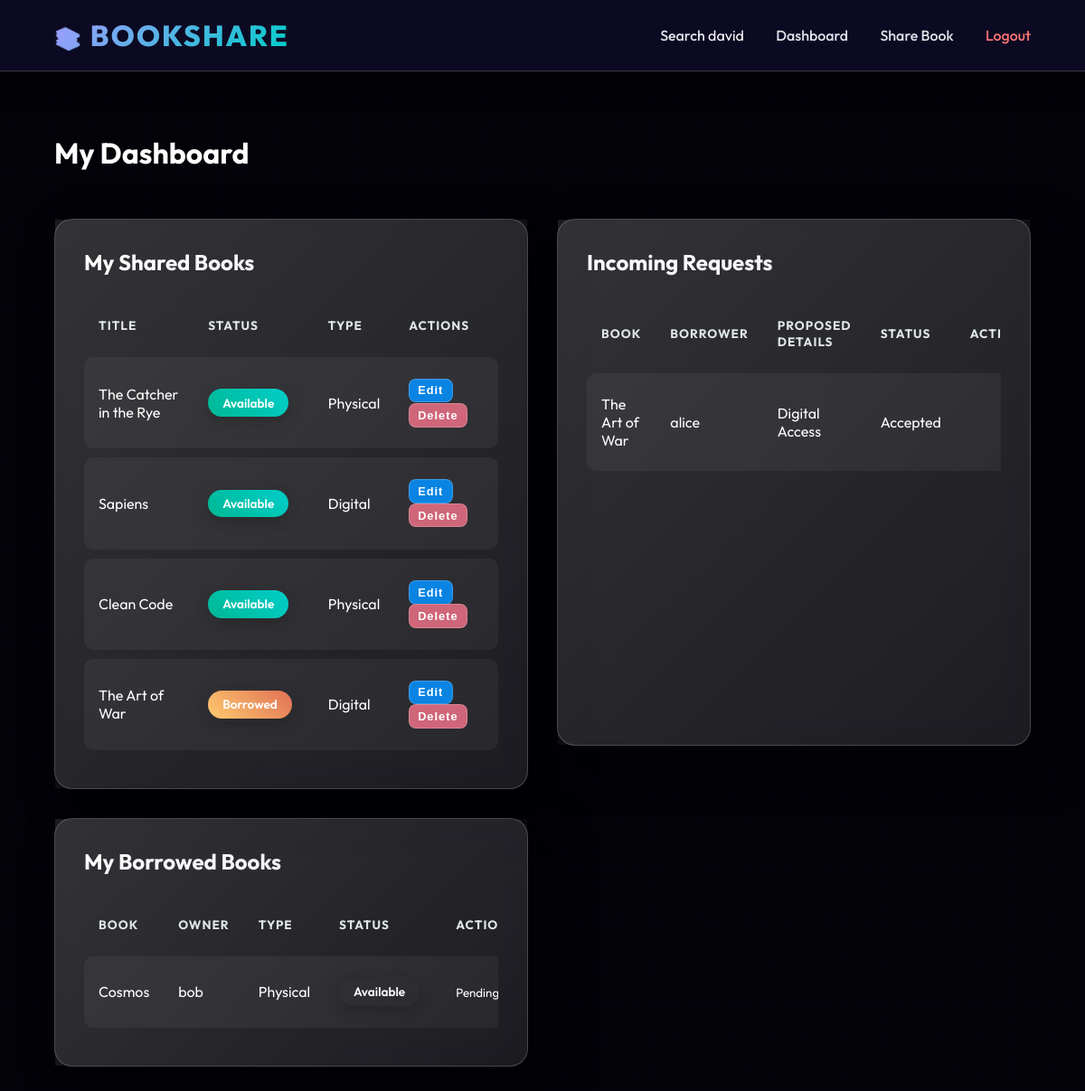
The app's page /dashboard (signed in) with its own data.
### models.py (models this page shows, shortened)
class User(UserMixin, db.Model):
    id = db.Column(db.Integer, primary_key=True)
    username = db.Column(db.String(80), unique=True, nullable=False)
    email = db.Column(db.String(120), unique=True, nullable=False)
    password_hash = db.Column(db.String(128))
    role = db.Column(db.String(20), nullable=False, default='Member') # Member or Admin
    is_blocked = db.Column(db.Boolean, default=False)

class Book(db.Model):
    id = db.Column(db.Integer, primary_key=True)
    title = db.Column(db.String(200), nullable=False)
    author = db.Column(db.String(200), nullable=False)
    category = db.Column(db.String(100), nullable=False)
    type = db.Column(db.String(20), nullable=False) # Physical or Digital
    location = db.Column(db.String(200), nullable=True) # New: Physical availability notes
    description = db.Column(db.Text, nullable=True) # New: Book description
    file_link = db.Column(db.String(500), nullable=True) # Link to digital resource
    filename = db.Column(db.String(500), nullable=True) # Uploaded file path
    likes = db.Column(db.Integer, default=0) # New Interactive Feature
    status = db.Column(db.String(20), default='Available') # Available, Borrowed, Returned
    is_deleted = db.Column(db.Boolean, default=False) # Soft delete flag
    owner_id = db.Column(db.Integer, db.ForeignKey('user.id'), nullable=False)
    owner = db.relationship('User', backref=db.backref('books', lazy=True))

class BorrowRequest(db.Model):
    id = db.Column(db.Integer, primary_key=True)
    book_id = db.Column(db.Integer, db.ForeignKey('book.id'), nullable=False)
    borrower_id = db.Column(db.Integer, db.ForeignKey('user.id'), nullable=False)
    proposed_date = db.Column(db.String(20))
    proposed_time = db.Column(db.String(20))
    proposed_location = db.Column(db.String(200))
    request_status = db.Column(db.String(20), default='Pending') # Pending, Accepted, Rejected
    book = db.relationship('Book', backref=db.backref('requests', lazy=True))
    borrower = db.relationship('User', backref=db.backref('borrow_requests', lazy=True))

### app.py (the view)
@app.route('/dashboard')
@login_required
def dashboard():
    if current_user.role == 'Admin':
        return redirect(url_for('admin_dashboard'))
    my_books = Book.query.filter_by(owner=current_user, is_deleted=False).all()
    borrowed_requests = BorrowRequest.query.filter_by(borrower=current_user).all()
    received_requests = BorrowRequest.query.join(Book).filter(Book.owner == current_user, Book.is_deleted == False).all()
    return render_template('dashboard.html', my_books=my_books, borrowed_requests=borrowed_requests, received_requests=received_requests)

### app.py (called while the page is built)
@login_manager.user_loader
def load_user(user_id):
    return User.query.get(int(user_id))
    db.create_all()

### templates/dashboard.html (shortened to what this page needs)
{% extends 'base.html' %}
{% block body_class %}page-dashboard{% endblock %}
{% block content %}
<h1>My Dashboard</h1>
<div class="grid">
    <div class="card" data-tilt style="transform-style: preserve-3d; margin-bottom: 0;">
        <h2 style="transform: translateZ(30px);">My Shared Books</h2>
        {% if my_books %}
        <div style="overflow-x: auto; transform: translateZ(20px);">
            <table>
                <thead>
                    <tr>
                        <th>Title</th>
                        <th>Status</th>
                        <th>Type</th>
                        <th>Actions</th>
                    </tr>
                </thead>
                <tbody>
                    {% for book in my_books %}
                    <tr style="transform: translateZ(10px);">
                        <td>{{ book.title }}</td>
                        <td>
                            <span class="badge {{ book.status|lower }}">{{ book.status }}</span>
                        </td>
                        <td>{{ book.type }}</td>
                        <td>
                            <a href="{{ url_for('edit_book', id=book.id) }}" style="text-decoration: none;">
                                <button class="btn-small"
                                    style="background: #0984e3; padding: 0.3rem 0.6rem; font-size: 0.8rem; width: auto; display: inline-block;">Edit</button>
                            </a>
                            <form method="POST" action="{{ url_for('delete_book', id=book.id) }}"
                                style="display:inline;" onsubmit="return confirm('Are you sure?');">
                                <button type="submit" class="btn-small"
                                    style="background: #cf6679; padding: 0.3rem 0.6rem; font-size: 0.8rem; width: auto;">Delete</button>
                            </form>
                        </td>
                    </tr>
                    {% endfor %}
                </tbody>
            </table>
        </div>
        {% else %}
        <p style="color: var(--text-muted);">You haven't shared any books yet.</p>
        {% endif %}
    </div>
    <div class="card" data-tilt style="transform-style: preserve-3d; margin-bottom: 3rem;">
        <h2 style="transform: translateZ(30px);">Incoming Requests</h2>
        {% if received_requests %}
        <div style="overflow-x: auto; transform: translateZ(20px);">
            <table>
                <thead>
                    <tr>
                        <th>Book</th>
                        <th>Borrower</th>
                        <th>Proposed Details</th>
                        <th>Status</th>
                        <th>Actions</th>
                    </tr>
                </thead>
                <tbody>
                    {% for req in received_requests %}
                    <tr>
                        <td>{{ req.book.title }}</td>
                        <td>{{ req.borrower.username }}</td>
                        <td>
                            {% if req.book.type == 'Physical' %}
                            <small>📅 {{ req.proposed_date }} <br> 🕒 {{ req.proposed_time }} <br> 📍 {{
                                req.proposed_location }}</small>
                            {% else %}
                            Digital Access
                            {% endif %}
                        </td>
                        <td>{{ req.request_status }}</td>
                        <td>
                        </td>
                    </tr>
                    {% endfor %}
                </tbody>
            </table>
        </div>
        {% else %}
        <p style="color: var(--text-muted);">No incoming requests.</p>
        {% endif %}
    </div>
    <div class="card" data-tilt style="transform-style: preserve-3d;">
        <h2 style="transform: translateZ(30px);">My Borrowed Books</h2>
        {% if borrowed_requests %}
        <div style="overflow-x: auto; transform: translateZ(20px);">
            <table>
                <thead>
                    <tr>
                        <th>Book</th>
                        <th>Owner</th>
                        <th>Type</th>
                        <th>Status</th>
                        <th>Action</th>
                    </tr>
                </thead>
                <tbody>
                    {% for req in borrowed_requests %}
                    <tr>
                        <td>{{ req.book.title }}</td>
                        <td>{{ req.book.owner.username }}</td>
                        <td>{{ req.book.type }}</td>
                        <td>
                            <span
                                class="badge {% if req.book.status == 'Borrowed' %}borrowed{% elif req.book.status == 'Returned' %}available{% endif %}">{{
                                req.book.status }}</span>
                        </td>
                        <td>
                            {% if req.book.type == 'Digital' and req.book.status == 'Borrowed' %}
                            {% if req.book.file_link %}
                            <a href="{{ req.book.file_link }}" target="_blank" class="btn-small"
                                style="text-decoration: none; background: #0984e3; color: white; display:inline-block; margin-right: 0.5rem;">Download
                                Link</a>
                            {% endif %}
                            {% if req.book.filename %}
                            <a href="{{ url_for('static', filename='uploads/' + req.book.filename) }}" target="_blank"
                                class="btn-small"
                                style="text-decoration: none; background: #0984e3; color: white; display:inline-block; margin-right: 0.5rem;">Download
                                File</a>
                            {% endif %}
                            <form method="POST" action="{{ url_for('return_book', req_id=req.id) }}"
                                style="display:inline;">
                                <button type="submit" class="btn-small"
                                    style="background: #00b894; width: auto;">Return</button>
                            </form>
                            {% elif req.book.type == 'Physical' %}
                            <small>{{ req.request_status }}</small>
                            {% endif %}
                        </td>
                    </tr>
                    {% endfor %}
                </tbody>
            </table>
        </div>
        {% else %}
        <p style="color: var(--text-muted);">You haven't borrowed any books.</p>
        {% endif %}
    </div>
</div>
{% endblock %}

### templates/base.html (shortened to what this page needs)
<!DOCTYPE html>
<html lang="en">
<head>
    <link rel="stylesheet" href="{{ url_for('static', filename='style.css') }}">
</head>
<body class="{% block body_class %}{% endblock %}">
    <nav>
        <a href="{{ url_for('index') }}" class="nav-brand">
            <span style="font-size: 1.5rem;">📚</span> BookShare
        </a>
        <div class="nav-links">
            <a href="{{ url_for('index') }}" class="{% if request.endpoint == 'index' %}active{% endif %}">Search</a>
            {% if current_user.is_authenticated %}
            <span>{{ current_user.username }}</span>
            <a href="{{ url_for('dashboard') }}"
                class="{% if request.endpoint == 'dashboard' %}active{% endif %}">Dashboard</a>
            {% if current_user.role != 'Admin' %}
            <a href="{{ url_for('add_book') }}" class="{% if request.endpoint == 'add_book' %}active{% endif %}">Share
                Book</a>
            {% endif %}
            <a href="{{ url_for('logout') }}" style="color: #ff7675;">Logout</a>
            {% else %}
            <a href="{{ url_for('login') }}">Login</a>
            <a href="{{ url_for('register') }}"
                style="color: #00cec9; border: 1px solid #00cec9; padding: 0.5rem 1.5rem; border-radius: 50px;">Sign
                Up</a>
            {% endif %}
        </div>
    </nav>
    <div class="container">
        {% block content %}{% endblock %}
    </div>
</body>
</html>

### static/style.css (style rules this page uses)
:root { --primary: #6c5ce7; --primary-dark: #4834d4; --secondary: #00cec9; --text-white: #ffffff; --text-muted: #dfe6e9; --card-bg: rgba(255, 255, 255, 0.1); --card-border: rgba(255, 255, 255, 0.2); --shadow-light: 0 8px 32px 0 rgba(31, 38, 135, 0.37); --shadow-deep: 20px 20px 50px rgba(0, 0, 0, 0.5); }
body { margin: 0; font-family: 'Outfit', sans-serif; color: var(--text-white); background-color: #0f0c29; background-image: linear-gradient(rgba(0, 0, 0, 0.6), rgba(0, 0, 0, 0.6)), url('https://images.unsplash.com/photo-1481627834876-b7833e8f5570?ixlib=rb-4.0.3&auto=format&fit=crop&w=2000&q=80'); background-attachment: fixed; background-size: cover; background-position: center; perspective: 1000px; overflow-x: hidden; min-height: 100vh; }
nav { background: rgba(15, 12, 41, 0.85); backdrop-filter: blur(16px); border-bottom: 1px solid var(--card-border); padding: 1.2rem 5%; display: flex; justify-content: space-between; align-items: center; position: sticky; top: 0; z-index: 1000; box-shadow: 0 10px 30px rgba(0, 0, 0, 0.5); transform-style: preserve-3d; }
.nav-brand { font-size: 2rem; font-weight: 800; background: linear-gradient(135deg, #a29bfe, #00cec9); -webkit-background-clip: text; -webkit-text-fill-color: transparent; text-transform: uppercase; letter-spacing: 2px; }
.nav-links a { color: var(--text-muted); text-decoration: none; margin-left: 2rem; font-weight: 500; position: relative; transition: all 0.3s; }
.nav-links a::after { content: ''; position: absolute; width: 0; height: 2px; bottom: -5px; left: 0; background: var(--secondary); transition: width 0.3s; }
.container { padding: 3rem 5%; max-width: 1400px; margin: 0 auto; }
.grid { display: grid; grid-template-columns: repeat(auto-fit, minmax(350px, 1fr)); gap: 2rem; padding: 2rem 0; width: 100%; }
.card { background: var(--card-bg); border: 1px solid var(--card-border); border-radius: 20px; padding: 2rem; backdrop-filter: blur(10px); box-shadow: var(--shadow-deep); transition: transform 0.4s cubic-bezier(0.175, 0.885, 0.32, 1.27), box-shadow 0.4s; transform-style: preserve-3d; position: relative; display: flex; flex-direction: column; }
.card::before { content: ''; position: absolute; top: 0; left: 0; width: 100%; height: 100%; background: linear-gradient(135deg, rgba(255, 255, 255, 0.1) 0%, transparent 100%); pointer-events: none; }
.card h1, .card h2, .card h3 { margin-top: 0; background: linear-gradient(to right, #fff, #dfe6e9); -webkit-background-clip: text; -webkit-text-fill-color: transparent; transform: translateZ(20px); }
button { background: linear-gradient(45deg, var(--primary), var(--primary-dark)); border: none; color: white; padding: 1rem 2rem; border-radius: 50px; font-weight: 700; letter-spacing: 1px; cursor: pointer; box-shadow: 0 10px 20px rgba(108, 92, 231, 0.4); transition: all 0.3s; transform: translateZ(20px); position: relative; overflow: hidden; width: 100%; }
button::before { content: ''; position: absolute; top: 0; left: -100%; width: 100%; height: 100%; background: linear-gradient(90deg, transparent, rgba(255, 255, 255, 0.2), transparent); transition: 0.5s; }
.btn-small { padding: 0.5rem 1.2rem; width: auto; font-size: 0.9rem; border-radius: 8px; background: rgba(255, 255, 255, 0.1); border: 1px solid rgba(255, 255, 255, 0.2); box-shadow: none; }
.badge { padding: 0.4rem 1rem; border-radius: 30px; font-size: 0.85rem; font-weight: 600; display: inline-block; margin-right: 0.5rem; box-shadow: 0 5px 15px rgba(0, 0, 0, 0.2); }
.badge.available { background: linear-gradient(45deg, #00b894, #00cec9); color: white; }
.badge.borrowed { background: linear-gradient(45deg, #fdcb6e, #e17055); color: white; }
table { width: 100%; border-collapse: separate; border-spacing: 0 10px; }
th { text-transform: uppercase; font-size: 0.85rem; color: var(--text-muted); letter-spacing: 1px; padding: 1rem; text-align: left; }
td { background: rgba(255, 255, 255, 0.05); padding: 1.5rem 1rem; transition: transform 0.2s; }
tr td:first-child { border-radius: 10px 0 0 10px; }
tr td:last-child { border-radius: 0 10px 10px 0; }
.page-dashboard { background-image: linear-gradient(rgba(0, 0, 0, 0.8), rgba(0, 0, 0, 0.8)), url('https://images.unsplash.com/photo-1521587760476-6c12a4b040da?auto=format&fit=crop&w=2000&q=80'); }

### records on screen
User: username "david"
Book: title "The Catcher in the Rye", status "Available", type "Physical"
Book: title "Sapiens", status "Available", type "Digital"
Book: title "Clean Code", status "Available", type "Physical"
Book: title "The Art of War", status "Borrowed", type "Digital"
BorrowRequest: book "The Art of War", borrower.username "alice", request_status "Accepted"
BorrowRequest: book "Cosmos", book.owner.username "bob", book.type "Physical", book.status "Available", request_status "Pending"
